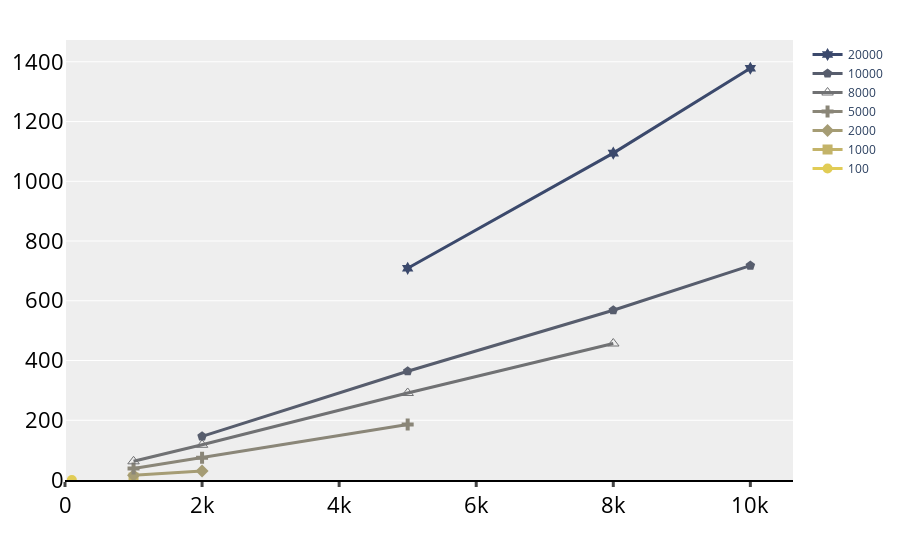

This figure's notebook cell:
### Code cell
# runtime
fig = go.Figure()
ploted_edge=[100,1000,2000,5000,8000,10000,20000]
for idx, e in enumerate(ploted_edge):
    same_e = res.loc[res['#E'] == e]
    fig.add_trace(go.Scatter(x=same_e["#V"], y=same_e["runtime(sec)"], name=f"{e}",
                             mode='lines+markers', marker=dict(symbol=marker_symbols[idx],size=10),
                             line=dict(color=colors[idx], width=3)))

fig.update_layout(xaxis=dict(showline=True, showgrid=False, rangemode="tozero",
                             linecolor='rgb(0, 0, 0)', linewidth=2,
                             tickwidth=3, tickfont=num_font, ticks='outside'),
                  yaxis=dict(tickfont=num_font, zeroline=False, showticklabels=True,rangemode="tozero",
                             showline=False),
                  showlegend=True,legend=dict(traceorder="reversed"),
                  margin=dict(autoexpand=True, l=40, r=20, t=40),
                  plot_bgcolor="#eeeeee"
                  )
fig.show()
fig.write_image("baseline_runtime.pdf") # similar graph for cycles,

### Figure 1 — Plotly figure (JSON) as saved in the notebook; plotly's stock layout.template omitted (floating-point values rounded to 4 significant figures)
{"data": [{"line": {"color": "#e1cc55", "width": 3}, "marker": {"size": 10, "symbol": "circle"}, "mode": "lines+markers", "name": "100", "type": "scatter", "x": [100], "y": [0.1601]}, {"line": {"color": "#c3b369", "width": 3}, "marker": {"size": 10, "symbol": "square"}, "mode": "lines+markers", "name": "1000", "type": "scatter", "x": [1000], "y": [8.243]}, {"line": {"color": "#a59c74", "width": 3}, "marker": {"size": 10, "symbol": "diamond"}, "mode": "lines+markers", "name": "2000", "type": "scatter", "x": [1000, 2000], "y": [15.71, 29.97]}, {"line": {"color": "#8a8678", "width": 3}, "marker": {"size": 10, "symbol": "cross"}, "mode": "lines+markers", "name": "5000", "type": "scatter", "x": [1000, 2000, 5000], "y": [38.36, 74.87, 186.0]}, {"line": {"color": "#707173", "width": 3}, "marker": {"size": 10, "symbol": "triangle-up-open"}, "mode": "lines+markers", "name": "8000", "type": "scatter", "x": [1000, 2000, 5000, 8000], "y": [62.5, 117.8, 291.3, 456.9]}, {"line": {"color": "#575d6d", "width": 3}, "marker": {"size": 10, "symbol": "pentagon"}, "mode": "lines+markers", "name": "10000", "type": "scatter", "x": [2000, 5000, 8000, 10000], "y": [146.0, 364.0, 568.1, 717.7]}, {"line": {"color": "#3b496c", "width": 3}, "marker": {"size": 10, "symbol": "hexagram"}, "mode": "lines+markers", "name": "20000", "type": "scatter", "x": [5000, 8000, 10000], "y": [708.7, 1094.0, 1378.0]}], "layout": {"legend": {"traceorder": "reversed"}, "margin": {"autoexpand": true, "l": 40, "r": 20, "t": 40}, "plot_bgcolor": "#eeeeee", "showlegend": true, "xaxis": {"linecolor": "rgb(0, 0, 0)", "linewidth": 2, "rangemode": "tozero", "showgrid": false, "showline": true, "tickfont": {"color": "#000000", "size": 22}, "ticks": "outside", "tickwidth": 3}, "yaxis": {"rangemode": "tozero", "showline": false, "showticklabels": true, "tickfont": {"color": "#000000", "size": 22}, "zeroline": false}}}
